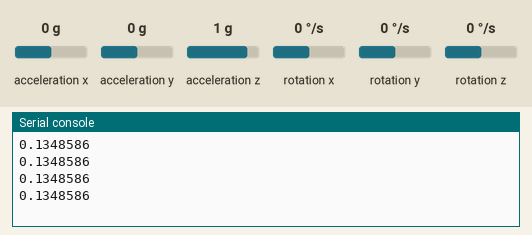
Bench run of a program on a simulated ESP32 board running MicroPython. Parts: the last lines printed to the serial console. Inputs (shaded band) come from the test bench; at power-on: acceleration y 0 g, acceleration x 0 g, acceleration z 1 g, rotation x 0 °/s, rotation y 0 °/s, rotation z 0 °/s. The clock reads 2024-03-15 10:24:30 at power-on unless the program sets it.

Above: at 1.2 s.
1.3 s: acceleration y set to -1.4 g
At 1.55 s:
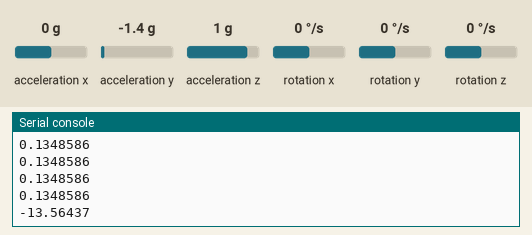
2.8 s: acceleration x set to -1.4 g
At 2.88 s:
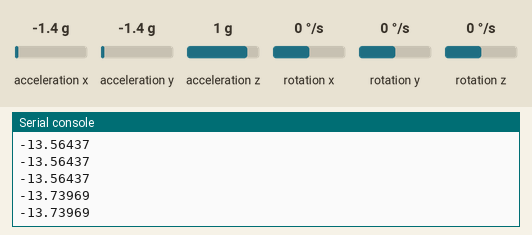
4.3 s: acceleration z set to -1.4 g
At 4.53 s:
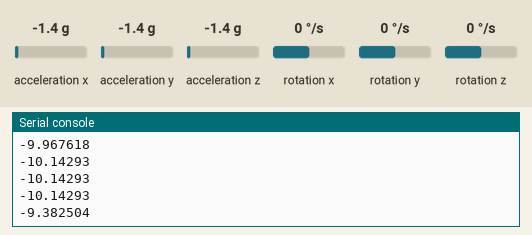
5.8 s: rotation x set to -192 °/s
At 5.86 s:
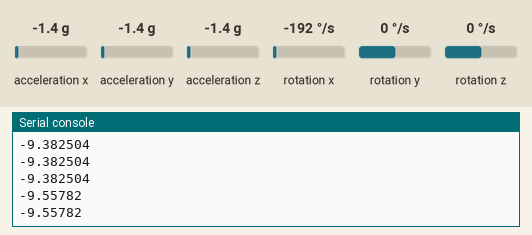
Timing chart, 0 to 8.3 s (numbered marks = the images above; inputs shaded):
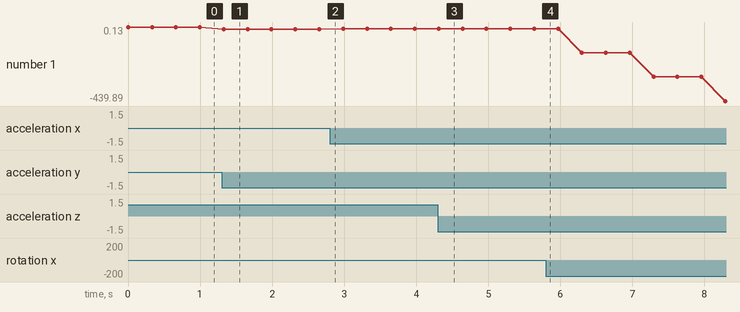

Measured:
- after the input at 1.3 s, the serial console: prints a new line at once (image 1)
- after the input at 4.3 s, the serial console: prints a new line at once (image 3)
- plotted number 1: 0.13 → -13.74 after the input at 1.3 s, -13.74 → -10.14 after the input at 2.8 s, -10.14 → -9.56 after the input at 4.3 s, -9.56 → -439.89 after the input at 5.8 s

The program:

mcu6050.py
```python
from machine import SoftI2C, Pin
from time import sleep_ms, time_ns, time
from math import atan2, sqrt, pow

filter_coefficient = 0.25
current_time = 0
yaw, gyroAngleX, gyroAngleY = (0, 0, 0)
correctional_angles = [-0.5394342637, -0.6849819303]
correctional_gyro_data = [0.2337551, 0.6541582, -1.580318]

PI = 3.141592653589793238462643383279502884197169399375105820974945

MPU6050_ADDR = 0x68

MPU6050_ACCEL_XOUT_H = 0x3B
MPU6050_ACCEL_XOUT_L = 0x3C
MPU6050_ACCEL_YOUT_H = 0x3D
MPU6050_ACCEL_YOUT_L = 0x3E
MPU6050_ACCEL_ZOUT_H = 0x3F
MPU6050_ACCEL_ZOUT_L = 0x40
MPU6050_TEMP_OUT_H = 0x41
MPU6050_TEMP_OUT_L = 0x42
MPU6050_GYRO_XOUT_H = 0x43
MPU6050_GYRO_XOUT_L = 0x44
MPU6050_GYRO_YOUT_H = 0x45
MPU6050_GYRO_YOUT_L = 0x46
MPU6050_GYRO_ZOUT_H = 0x47
MPU6050_GYRO_ZOUT_L = 0x48
MPU6050_PWR_MGMT_1 = 0x6B

MPU6050_LSBC = 340.0
MPU6050_TEMP_OFFSET = 36.53
MPU6050_LSBG = 16384.0
MPU6050_LSBDS = 131.0


def mpu6050_init(i2c):
    i2c.writeto_mem(MPU6050_ADDR, MPU6050_PWR_MGMT_1, bytes([0]))


def combine_register_values(h, l):
    if not h[0] & 0x80:
        return h[0] << 8 | l[0]
    return -((h[0] ^ 255) << 8) |  (l[0] ^ 255) + 1


def mpu6050_get_temp(i2c):
    temp_h = i2c.readfrom_mem(MPU6050_ADDR, MPU6050_TEMP_OUT_H, 1)
    temp_l = i2c.readfrom_mem(MPU6050_ADDR, MPU6050_TEMP_OUT_L, 1)

    return (combine_register_values(temp_h, temp_l) / MPU6050_LSBC) + MPU6050_TEMP_OFFSET


def mpu6050_get_accel(i2c):
    accel_x_h = i2c.readfrom_mem(MPU6050_ADDR, MPU6050_ACCEL_XOUT_H, 1)
    accel_x_l = i2c.readfrom_mem(MPU6050_ADDR, MPU6050_ACCEL_XOUT_L, 1)
    accel_y_h = i2c.readfrom_mem(MPU6050_ADDR, MPU6050_ACCEL_YOUT_H, 1)
    accel_y_l = i2c.readfrom_mem(MPU6050_ADDR, MPU6050_ACCEL_YOUT_L, 1)
    accel_z_h = i2c.readfrom_mem(MPU6050_ADDR, MPU6050_ACCEL_ZOUT_H, 1)
    accel_z_l = i2c.readfrom_mem(MPU6050_ADDR, MPU6050_ACCEL_ZOUT_L, 1)

    return [combine_register_values(accel_x_h, accel_x_l) / MPU6050_LSBG,
            combine_register_values(accel_y_h, accel_y_l) / MPU6050_LSBG,
            combine_register_values(accel_z_h, accel_z_l) / MPU6050_LSBG]


def mpu6050_get_gyro(i2c):
    gyro_x_h = i2c.readfrom_mem(MPU6050_ADDR, MPU6050_GYRO_XOUT_H, 1)
    gyro_x_l = i2c.readfrom_mem(MPU6050_ADDR, MPU6050_GYRO_XOUT_L, 1)
    gyro_y_h = i2c.readfrom_mem(MPU6050_ADDR, MPU6050_GYRO_YOUT_H, 1)
    gyro_y_l = i2c.readfrom_mem(MPU6050_ADDR, MPU6050_GYRO_YOUT_L, 1)
    gyro_z_h = i2c.readfrom_mem(MPU6050_ADDR, MPU6050_GYRO_ZOUT_H, 1)
    gyro_z_l = i2c.readfrom_mem(MPU6050_ADDR, MPU6050_GYRO_ZOUT_L, 1)

    return [combine_register_values(gyro_x_h, gyro_x_l) / MPU6050_LSBDS,
            combine_register_values(gyro_y_h, gyro_y_l) / MPU6050_LSBDS,
            combine_register_values(gyro_z_h, gyro_z_l) / MPU6050_LSBDS]

def get_accurate_time():
    return time()

def get_angles(i2c):
    global filter_coefficient
    global current_time
    global yaw
    global gyroAngleX
    global gyroAngleY
    AccX, AccY, AccZ = mpu6050_get_accel(i2c)
    accAngleX = atan2(AccY, sqrt(pow(AccX, 2) + pow(AccZ, 2)))*180/PI - correctional_angles[0]
    accAngleY = atan2(-AccX, sqrt(pow(AccY, 2) + pow(AccZ, 2)))*180/PI - correctional_angles[1]
    GyroX, GyroY, GyroZ = mpu6050_get_gyro(i2c)
    #correcting gyroscope data
    GyroX -= correctional_gyro_data[0] # GyroErrorX ~(-0.56)
    GyroY -= correctional_gyro_data[1] # GyroErrorY ~(2)
    GyroZ -= correctional_gyro_data[2] # GyroErrorZ ~ (-0.8)
    elapsedTime = get_accurate_time() - current_time if current_time != 0 else 0
    gyroAngleX += GyroX * elapsedTime # deg/s * s = deg
    gyroAngleY += GyroY * elapsedTime
    yaw += GyroZ * elapsedTime
    current_time = get_accurate_time()
    # Complementary filter - combine acceleromter and gyro angle values
    roll = (1-filter_coefficient)*gyroAngleX + filter_coefficient*accAngleX
    pitch = (1-filter_coefficient)*gyroAngleY + filter_coefficient*accAngleY
    return [roll, pitch, yaw]

def calibrate_coefficients(i2c, n_samples=1000):
    # xAngle, yAngle, gyroX, gyroY, gyroZ
    commulative_sum = [0, 0, 0, 0, 0]
    for _ in range(n_samples):
        AccX, AccY, AccZ = mpu6050_get_accel(i2c)
        commulative_sum[0] += atan2(AccY, sqrt(pow(AccX, 2) + pow(AccZ, 2)))
        commulative_sum[1] += atan2(-AccX, sqrt(pow(AccY, 2) + pow(AccZ, 2)))
        GyroX, GyroY, GyroZ = mpu6050_get_gyro(i2c)
        commulative_sum[2] += GyroX
        commulative_sum[3] += GyroY
        commulative_sum[4] += GyroZ
    for i, element in enumerate(commulative_sum):
        commulative_sum[i] /= n_samples
    return commulative_sum


if __name__ == "__main__":
    i2c = SoftI2C(scl=Pin(22), sda=Pin(21))
    mpu6050_init(i2c)

    while True:
        #print(calibrate_coefficients(i2c, 1000))
        #print("Temperature:\t", mpu6050_get_temp(i2c), "°C")
        #print("Accelerometer:\t", mpu6050_get_accel(i2c), "g")
        #print("Gyroscope:\t", mpu6050_get_gyro(i2c), "°/s")
        print(get_angles(i2c)[0])
        # DELAY LOWER BY 5 MS
        #print(filterUpdate(*mpu6050_get_gyro(i2c), *mpu6050_get_accel(i2c), 0.1))
        sleep_ms(1)
        for _ in range(100):
            get_angles(i2c)
            sleep_ms(1)
```
